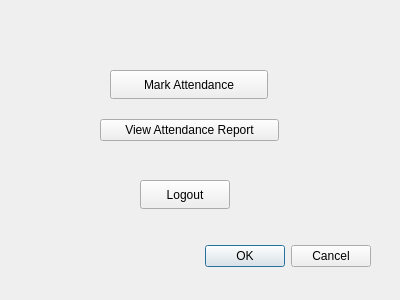
<?xml version="1.0" encoding="UTF-8"?>
<ui version="4.0">
 <class>TeacherDashboard</class>
 <widget class="QDialog" name="TeacherDashboard">
  <property name="geometry">
   <rect>
    <x>0</x>
    <y>0</y>
    <width>400</width>
    <height>300</height>
   </rect>
  </property>
  <property name="windowTitle">
   <string>Dialog</string>
  </property>
  <widget class="QDialogButtonBox" name="buttonBox">
   <property name="geometry">
    <rect>
     <x>30</x>
     <y>240</y>
     <width>341</width>
     <height>32</height>
    </rect>
   </property>
   <property name="orientation">
    <enum>Qt::Orientation::Horizontal</enum>
   </property>
   <property name="standardButtons">
    <set>QDialogButtonBox::StandardButton::Cancel|QDialogButtonBox::StandardButton::Ok</set>
   </property>
  </widget>
  <widget class="QWidget" name="verticalLayoutWidget">
   <property name="geometry">
    <rect>
     <x>100</x>
     <y>90</y>
     <width>179</width>
     <height>80</height>
    </rect>
   </property>
   <layout class="QVBoxLayout" name="verticalLayout">
    <item>
     <widget class="QPushButton" name="viewAttendanceButton">
      <property name="text">
       <string>View Attendance Report</string>
      </property>
     </widget>
    </item>
   </layout>
  </widget>
  <widget class="QPushButton" name="logoutButton">
   <property name="geometry">
    <rect>
     <x>140</x>
     <y>180</y>
     <width>90</width>
     <height>29</height>
    </rect>
   </property>
   <property name="text">
    <string>Logout</string>
   </property>
  </widget>
  <widget class="QPushButton" name="markAttendanceButton">
   <property name="geometry">
    <rect>
     <x>110</x>
     <y>70</y>
     <width>158</width>
     <height>29</height>
    </rect>
   </property>
   <property name="text">
    <string>Mark Attendance</string>
   </property>
  </widget>
 </widget>
 <resources/>
 <connections>
  <connection>
   <sender>buttonBox</sender>
   <signal>accepted()</signal>
   <receiver>TeacherDashboard</receiver>
   <slot>accept()</slot>
   <hints>
    <hint type="sourcelabel">
     <x>248</x>
     <y>254</y>
    </hint>
    <hint type="destinationlabel">
     <x>157</x>
     <y>274</y>
    </hint>
   </hints>
  </connection>
  <connection>
   <sender>buttonBox</sender>
   <signal>rejected()</signal>
   <receiver>TeacherDashboard</receiver>
   <slot>reject()</slot>
   <hints>
    <hint type="sourcelabel">
     <x>316</x>
     <y>260</y>
    </hint>
    <hint type="destinationlabel">
     <x>286</x>
     <y>274</y>
    </hint>
   </hints>
  </connection>
 </connections>
</ui>
